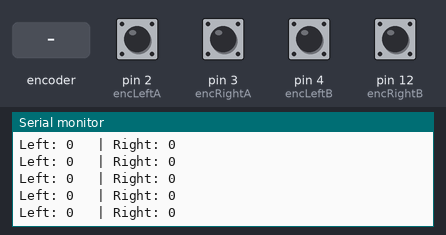
Bench run of a sketch on a simulated Arduino Uno, built with avr-gcc and run on an emulated ATmega328P. Shown: the last lines printed to the serial monitor. The inputs (shaded band) are chosen by the test bench; at power-on: pin 2 (encLeftA), pin 3 (encRightA), pin 4 (encLeftB), pin 12 (encRightB) HIGH.

Above: at 1.2 s.
1.3 s: rotary encoder on pin 2 (encLeftA) / pin 4 (encLeftB) turned 1 step (first pin leading)
At 1.42 s:
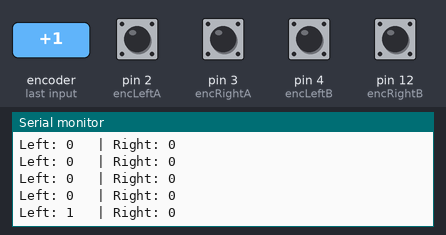
3.0 s: pin 3 (encRightA) pulled LOW for 0.15 s
At 3.24 s:
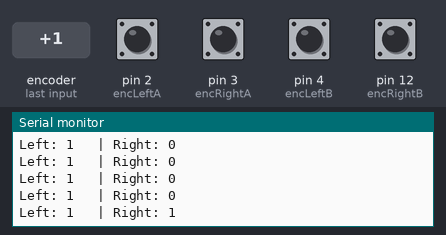
4.6 s: pin 3 (encRightA) pulled LOW for 1 s
At 5.66 s:
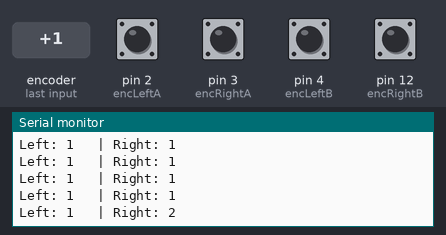
7.1 s: rotary encoder on pin 2 (encLeftA) / pin 4 (encLeftB) turned 1 step (first pin leading)
At 7.18 s:
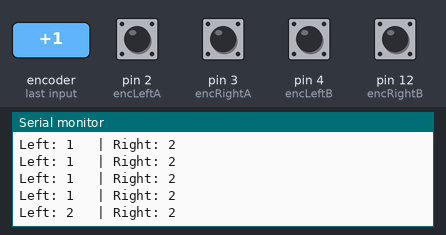
Timing chart, 0 to 9.8 s (numbered marks = the images above; inputs shaded):
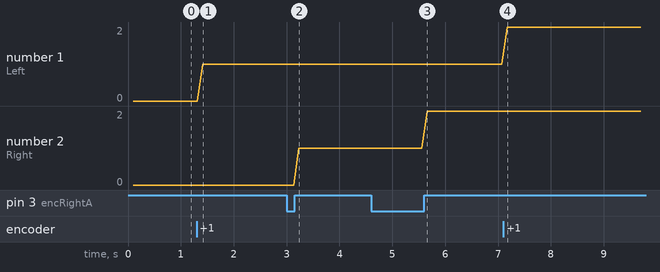

Measured:
- after the input at 1.3 s, the serial monitor: prints a new line after 0.11 s (image 1)
- after the input at 3.0 s, the serial monitor: prints a new line after 0.23 s (image 2)
- after the input at 4.6 s, the serial monitor: prints a new line after 1.1 s (image 3)
- after the input at 7.1 s, the serial monitor: prints a new line after 0.07 s (image 4)
- plotted number 1: 0 → 1 after the input at 1.3 s
- plotted number 2: 1 → 2 after the input at 4.6 s

The sketch:

testEncoder.ino
```cpp
// --- กำหนดพินตามที่คุณเลือก ---
const int encLeftA = 2;
const int encLeftB = 4;
const int encRightA = 3;
const int encRightB = 12;

// ตัวแปรเก็บค่าตำแหน่ง (ใช้ volatile เพราะมีการแก้ไขใน Interrupt)
volatile long leftCount = 0;
volatile long rightCount = 0;

void setup() {
  Serial.begin(115200); // แนะนำความเร็วนี้สำหรับ MPU6050 ในอนาคต

  // ตั้งค่าพินเป็น Input
  pinMode(encLeftA, INPUT_PULLUP);
  pinMode(encLeftB, INPUT_PULLUP);
  pinMode(encRightA, INPUT_PULLUP);
  pinMode(encRightB, INPUT_PULLUP);

  // ตั้งค่า Interrupt สำหรับขา A ของทั้งสองข้าง
  attachInterrupt(digitalPinToInterrupt(encLeftA), readLeftEncoder, RISING);
  attachInterrupt(digitalPinToInterrupt(encRightA), readRightEncoder, RISING);

  Serial.println("--- Dual Encoder Test Ready ---");
  Serial.println("Rotate the wheels by hand to see counts...");
}

void loop() {
  // แสดงผลค่า Encoder ทุกๆ 100ms
  static unsigned long lastTime = 0;
  if (millis() - lastTime > 100) {
    lastTime = millis();

    Serial.print("Left: ");
    Serial.print(leftCount);
    Serial.print("\t | Right: ");
    Serial.println(rightCount);
  }
}

// ฟังก์ชัน Interrupt สำหรับล้อซ้าย
void readLeftEncoder() {
  // เช็คทิศทาง: ถ้า A และ B สถานะเหมือนกัน = หมุนไปทางหนึ่ง, ถ้าต่างกัน = อีกทางหนึ่ง
  if (digitalRead(encLeftA) == digitalRead(encLeftB)) {
    leftCount--;
  } else {
    leftCount++;
  }
}

// ฟังก์ชัน Interrupt สำหรับล้อขวา
void readRightEncoder() {
  if (digitalRead(encRightA) == digitalRead(encRightB)) {
    rightCount++;
  } else {
    rightCount--;
  }
}
```
